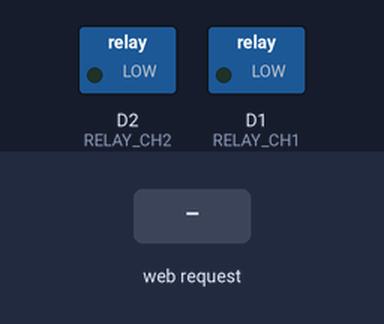
A sketch run on a simulated ESP8266 (NodeMCU). Parts: switched loads named in the sketch (green lamp = pin HIGH). The test bench sets the inputs (shaded band). WiFi joins after 1.5 s; servers stay silent unless stated; what the sketch prints to the serial monitor is not drawn.

Above: at 2.7 s.
2.8 s: HTTP request GET /r1/on received
At 3.8 s:
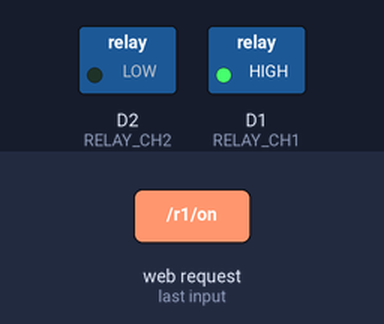
4.3 s: HTTP request GET /r2/on received
At 4.9 s:
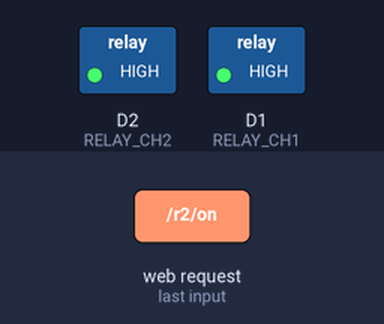
5.8 s: HTTP request GET /r1/off received
At 7.0 s:
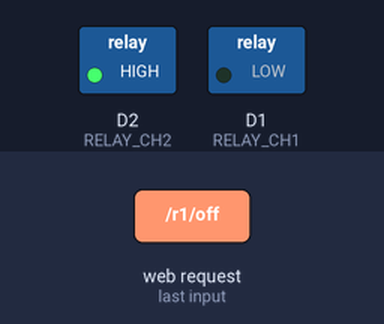
7.3 s: HTTP request GET /r2/off received
At 8.4 s:
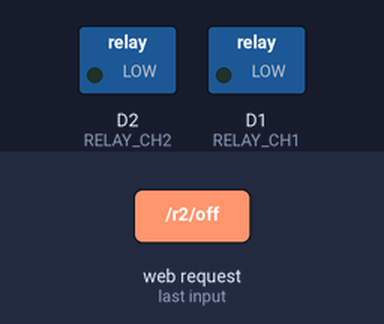
8.8 s: HTTP request GET /all/on received
At 9.5 s:
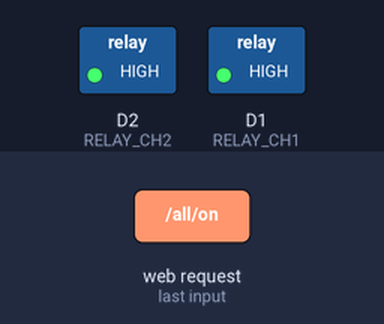
Timing chart, 0 to 11.3 s (numbered marks = the images above; inputs shaded):
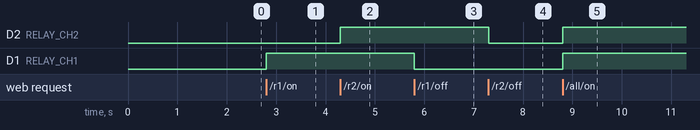

The sketch:

Arduino_code.ino
```cpp
#include <ESP8266WiFi.h>
#include <ESP8266WebServer.h>

//  CHANGE THESE TO YOUR WIFI DETAIL
const char* ssid     = "WIFI NAME";
const char* password = "WIFI PASSWORD";

// Dual channel relay pins
// IN1 → D1 (GPIO5) → Bulb 1
// IN2 → D2 (GPIO4) → Bulb 2
#define RELAY_CH1  5   // D1
#define RELAY_CH2  4   // D2

// Bulb states
bool state1 = false;  // Bulb 1
bool state2 = false;  // Bulb 2

ESP8266WebServer server(80);

// Active LOW relay: LOW = ON, HIGH = OFF
void applyRelays() {
  digitalWrite(RELAY_CH1, state1 ? HIGH : LOW);
  digitalWrite(RELAY_CH2, state2 ? HIGH : LOW);
}

// Build HTML Page ───────────────────────────────────────
String buildPage() {
  String pg = R"html(
<!DOCTYPE html>
<html>
<head>
  <meta charset="UTF-8">
  <meta name="viewport" content="width=device-width, initial-scale=1">
  <title>Smart Bulb Control</title>
  <style>
    * { box-sizing: border-box; margin: 0; padding: 0; }
    body {
      font-family: 'Segoe UI', sans-serif;
      background: #0f0f1a;
      color: #eee;
      min-height: 100vh;
      display: flex;
      flex-direction: column;
      align-items: center;
      padding: 30px 16px;
    }
    h1 { font-size: 1.7rem; color: #f5a623; margin-bottom: 4px; }
    .subtitle { color: #888; font-size: 0.85rem; margin-bottom: 28px; }
    .cards {
      display: flex;
      flex-direction: column;
      gap: 16px;
      width: 100%;
      max-width: 380px;
    }
    .card {
      background: #1c1c2e;
      border-radius: 14px;
      padding: 20px;
      display: flex;
      align-items: center;
      justify-content: space-between;
      border: 1.5px solid #2a2a40;
    }
    .card-left { display: flex; align-items: center; gap: 14px; }
    .icon { font-size: 2.2rem; }
    .name { font-size: 1rem; font-weight: 600; }
    .pin-tag { font-size: 0.72rem; color: #555; margin-top: 2px; }
    .state { font-size: 0.82rem; margin-top: 4px; font-weight: bold; }
    .on-txt  { color: #4caf50; }
    .off-txt { color: #e94560; }
    .toggle {
      padding: 11px 22px;
      border: none;
      border-radius: 20px;
      font-size: 0.9rem;
      font-weight: bold;
      cursor: pointer;
      text-decoration: none;
    }
    .btn-turnon  { background: #4caf50; color: #fff; }
    .btn-turnoff { background: #e94560; color: #fff; }
    .all-row {
      display: flex;
      gap: 12px;
      margin-top: 20px;
      width: 100%;
      max-width: 380px;
    }
    .all-row a {
      flex: 1;
      text-align: center;
      padding: 13px;
      border-radius: 10px;
      font-weight: bold;
      font-size: 0.95rem;
      text-decoration: none;
    }
    .all-on  { background: #f5a623; color: #000; }
    .all-off { background: #2a2a3e; color: #aaa; }
  </style>
</head>
<body>
  <h1>&#127968; Smart Bulb Panel</h1>
  <p class="subtitle">Dual Channel Relay &mdash; NodeMCU ESP8266</p>
  <div class="cards">
)html";

  const char* names[]  = {"Bulb 1",       "Bulb 2"};
  const char* pins[]   = {"D1 / GPIO5",   "D2 / GPIO4"};
  const char* onURL[]  = {"/r1/on",       "/r2/on"};
  const char* offURL[] = {"/r1/off",      "/r2/off"};
  bool states[]        = {state1, state2};

  for (int i = 0; i < 2; i++) {
    pg += "<div class='card'>";
    pg += "<div class='card-left'>";
    pg += "<div class='icon'>";
    pg += states[i] ? "&#128161;" : "&#9899;";
    pg += "</div><div>";
    pg += "<div class='name'>" + String(names[i]) + "</div>";
    pg += "<div class='pin-tag'>" + String(pins[i]) + "</div>";
    pg += "<div class='state ";
    pg += states[i] ? "on-txt'>● ON" : "off-txt'>● OFF";
    pg += "</div></div></div>";

    if (states[i]) {
      pg += "<a class='toggle btn-turnoff' href='" + String(offURL[i]) + "'>Turn OFF</a>";
    } else {
      pg += "<a class='toggle btn-turnon'  href='" + String(onURL[i])  + "'>Turn ON</a>";
    }
    pg += "</div>";
  }

  pg += R"html(
  </div>
  <div class="all-row">
    <a class="all-on"  href="/all/on">ALL ON</a>
    <a class="all-off" href="/all/off">ALL OFF</a>
  </div>
</body>
</html>
)html";
  return pg;
}

// Route handlers ────────────────────────────────────────
void redirect() { server.sendHeader("Location", "/"); server.send(302); }

void handleRoot() { server.send(200, "text/html", buildPage()); }

void r1on()  { state1 = true;  applyRelays(); redirect(); }
void r1off() { state1 = false; applyRelays(); redirect(); }
void r2on()  { state2 = true;  applyRelays(); redirect(); }
void r2off() { state2 = false; applyRelays(); redirect(); }

void allOn()  { state1 = state2 = true;  applyRelays(); redirect(); }
void allOff() { state1 = state2 = false; applyRelays(); redirect(); }

// Setup ─────────────────────────────────────────────────
void setup() {
  Serial.begin(115200);

  pinMode(RELAY_CH1, OUTPUT);
  pinMode(RELAY_CH2, OUTPUT);
  applyRelays();  // Both OFF at boot

  Serial.print("\nConnecting to WiFi");
  WiFi.begin(ssid, password);
  while (WiFi.status() != WL_CONNECTED) {
    delay(500); Serial.print(".");
  }
  Serial.println("\nWiFi Connected!");
  Serial.print("Open in browser: http://");
  Serial.println(WiFi.localIP());

  server.on("/",        handleRoot);
  server.on("/r1/on",   r1on);  server.on("/r1/off", r1off);
  server.on("/r2/on",   r2on);  server.on("/r2/off", r2off);
  server.on("/all/on",  allOn);
  server.on("/all/off", allOff);

  server.begin();
  Serial.println("Server started!");
}

// Loop ──────────────────────────────────────────────────
void loop() {
  server.handleClient();
}
```

Measured:
- after the input at 2.8 s, D1 (RELAY_CH1): LOW → HIGH at once
- after the input at 4.3 s, D2 (RELAY_CH2): LOW → HIGH at once
- after the input at 5.8 s, D1 (RELAY_CH1): HIGH → LOW at once
- after the input at 7.3 s, D2 (RELAY_CH2): HIGH → LOW at once
- after the input at 8.8 s, D2 (RELAY_CH2), D1 (RELAY_CH1): LOW → HIGH at once
